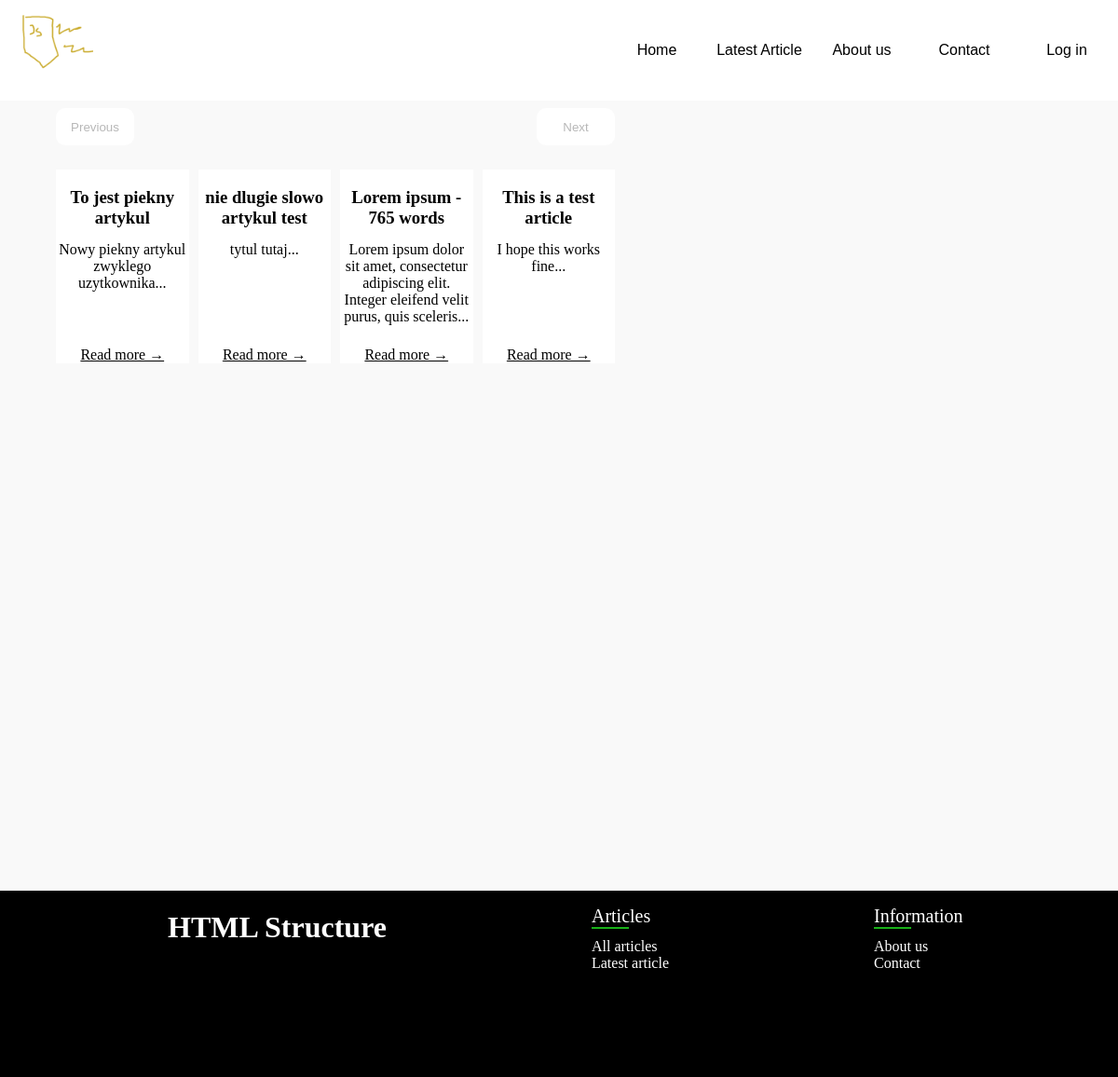
Before: / with the older database file.
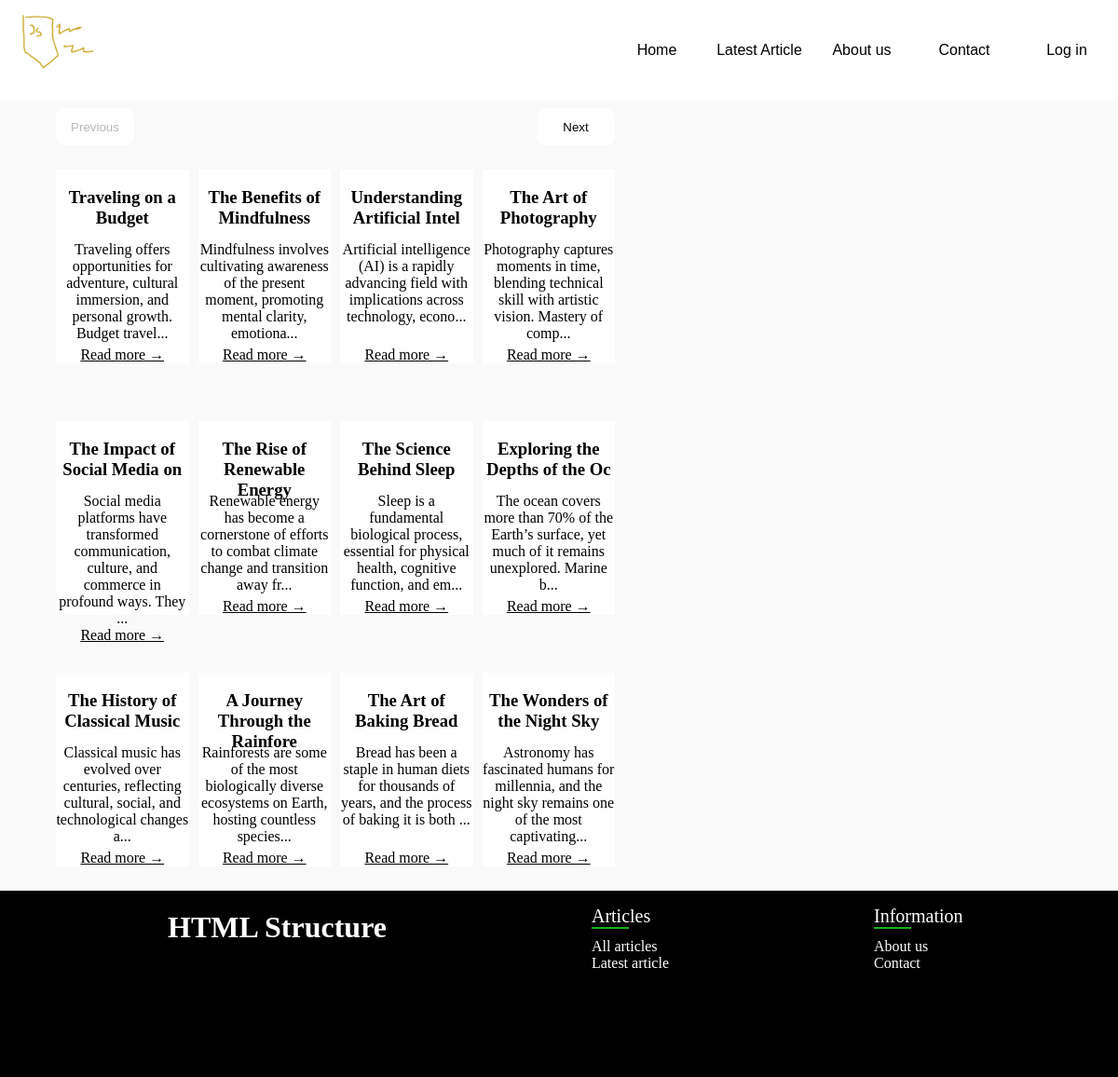
After: the same page with the newer database file.
### tables this page shows
CREATE TABLE `articles` (
  `id` int(11) NOT NULL,
  `title` text DEFAULT NULL,
  `article` text DEFAULT NULL,
  `ownerID` int(11) DEFAULT NULL
);

### index.php (the view, shortened to what this page needs)
<?php
require("php/functions.php");
$articleCount = $con->query("SELECT COUNT(*) FROM articles")->fetch_row()[0];
$page = isset($_GET['page']) ? $_GET['page'] : 1;
$page = $page <= 0 ? 1 : $page;
$offset = ($page - 1) * 12;
$query = $con->prepare("SELECT * FROM articles ORDER BY id DESC LIMIT 12 OFFSET ?");
$query->bind_param("i", $offset);
$query->execute();
$result = $query->get_result();
$articles = $result->fetch_all(MYSQLI_ASSOC);
?>
<!DOCTYPE html>
<html lang="pl">
<head>
    <link rel="stylesheet" href="style.css">
</head>
<body>
    <div class="container">
        <div id="pagebuttons">
                <button <?php echo $page - 1 <=0 ? 'disabled' : ''; ?> onClick="location.href='index.php?page=<?php echo $page -1; ?>'">Previous</button>
                <button <?php echo $offset + 12 >= $articleCount ? 'disabled' : ''; ?> onClick="location.href='index.php?page=<?php echo $page + 1; ?>'">Next</button>
        </div>
        <main class="index">
            <?php
            foreach($articles as $article){
                echo '<div>
                <h3>'.substr($article['title'],0,30).'</h3>
                <p>'.substr($article['article'],0,100).'...</p>
                <a href="article.php?id='.$article['id'].'">Read more →</a>
             </div>';
            }
            ?>
        </main>
    </div>
</body>
</html>

Changed rows visible on the page:
no longer on this page (row unchanged): articles: title "To jest piekny artykul", article "Nowy piekny artykul zwyklego uzytkownika"
removed articles: title "nie dlugie slowo artykul test", article "tytul tutaj"
no longer on this page (row unchanged): articles: title "Lorem ipsum - 765 words", article "Lorem ipsum dolor sit amet, consectetur adipiscing elit. Integer eleifend velit purus, quis sceleris"
no longer on this page (row unchanged): articles: title "This is a test article", article "I hope this works fine"
added articles: title "Traveling on a Budget", article "Traveling offers opportunities for adventure, cultural immersion, and personal growth. Budget travel"
added articles: title "The Benefits of Mindfulness", article "Mindfulness involves cultivating awareness of the present moment, promoting mental clarity, emotiona"
added articles: title "Understanding Artificial Intel", article "Artificial intelligence (AI) is a rapidly advancing field with implications across technology, econo"
added articles: title "The Art of Photography", article "Photography captures moments in time, blending technical skill with artistic vision. Mastery of comp"
added articles: title "The Impact of Social Media on", article "Social media platforms have transformed communication, culture, and commerce in profound ways. They"
added articles: title "The Rise of Renewable Energy", article "Renewable energy has become a cornerstone of efforts to combat climate change and transition away fr"
added articles: title "The Science Behind Sleep", article "Sleep is a fundamental biological process, essential for physical health, cognitive function, and em"
added articles: title "Exploring the Depths of the Oc", article "The ocean covers more than 70% of the Earth’s surface, yet much of it remains unexplored. Marine b"
added articles: title "The History of Classical Music", article "Classical music has evolved over centuries, reflecting cultural, social, and technological changes a"
added articles: title "A Journey Through the Rainfore", article "Rainforests are some of the most biologically diverse ecosystems on Earth, hosting countless species"
added articles: title "The Art of Baking Bread", article "Bread has been a staple in human diets for thousands of years, and the process of baking it is both"
added articles: title "The Wonders of the Night Sky", article "Astronomy has fascinated humans for millennia, and the night sky remains one of the most captivating"
